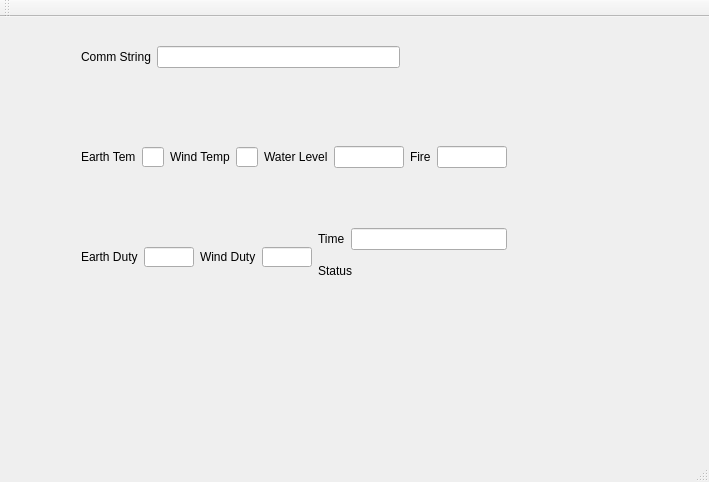
<?xml version="1.0" encoding="UTF-8"?>
<ui version="4.0">
 <class>MainWindow</class>
 <widget class="QMainWindow" name="MainWindow">
  <property name="geometry">
   <rect>
    <x>0</x>
    <y>0</y>
    <width>709</width>
    <height>482</height>
   </rect>
  </property>
  <property name="windowTitle">
   <string>MainWindow</string>
  </property>
  <widget class="QWidget" name="centralWidget">
   <widget class="QWidget" name="horizontalLayoutWidget">
    <property name="geometry">
     <rect>
      <x>70</x>
      <y>100</y>
      <width>448</width>
      <height>80</height>
     </rect>
    </property>
    <layout class="QHBoxLayout" name="horizontalLayout">
     <item>
      <widget class="QLabel" name="label">
       <property name="text">
        <string>Earth Tem</string>
       </property>
      </widget>
     </item>
     <item>
      <widget class="QLineEdit" name="EarthTemplineEdit">
       <property name="maximumSize">
        <size>
         <width>50</width>
         <height>20</height>
        </size>
       </property>
      </widget>
     </item>
     <item>
      <widget class="QLabel" name="label_2">
       <property name="text">
        <string>Wind Temp</string>
       </property>
      </widget>
     </item>
     <item>
      <widget class="QLineEdit" name="WindTemplineEdit">
       <property name="maximumSize">
        <size>
         <width>50</width>
         <height>20</height>
        </size>
       </property>
      </widget>
     </item>
     <item>
      <widget class="QLabel" name="label_4">
       <property name="text">
        <string>Water Level</string>
       </property>
      </widget>
     </item>
     <item>
      <widget class="QLineEdit" name="WaterlineEdit"/>
     </item>
     <item>
      <widget class="QLabel" name="label_5">
       <property name="text">
        <string>Fire</string>
       </property>
      </widget>
     </item>
     <item>
      <widget class="QLineEdit" name="FirelineEdit"/>
     </item>
    </layout>
   </widget>
   <widget class="QWidget" name="horizontalLayoutWidget_2">
    <property name="geometry">
     <rect>
      <x>70</x>
      <y>0</y>
      <width>341</width>
      <height>80</height>
     </rect>
    </property>
    <layout class="QHBoxLayout" name="horizontalLayout_2">
     <item>
      <widget class="QLabel" name="label_3">
       <property name="text">
        <string>Comm String</string>
       </property>
      </widget>
     </item>
     <item>
      <widget class="QLineEdit" name="rawdataEdit"/>
     </item>
    </layout>
   </widget>
   <widget class="QWidget" name="horizontalLayoutWidget_3">
    <property name="geometry">
     <rect>
      <x>70</x>
      <y>200</y>
      <width>448</width>
      <height>80</height>
     </rect>
    </property>
    <layout class="QHBoxLayout" name="horizontalLayout_3">
     <item>
      <widget class="QLabel" name="label_6">
       <property name="text">
        <string>Earth Duty</string>
       </property>
      </widget>
     </item>
     <item>
      <widget class="QLineEdit" name="EarthDutylineEdit">
       <property name="enabled">
        <bool>true</bool>
       </property>
       <property name="sizePolicy">
        <sizepolicy hsizetype="Fixed" vsizetype="Fixed">
         <horstretch>50</horstretch>
         <verstretch>20</verstretch>
        </sizepolicy>
       </property>
       <property name="maximumSize">
        <size>
         <width>50</width>
         <height>20</height>
        </size>
       </property>
       <property name="maxLength">
        <number>3</number>
       </property>
       <property name="readOnly">
        <bool>true</bool>
       </property>
      </widget>
     </item>
     <item>
      <widget class="QLabel" name="label_7">
       <property name="text">
        <string>Wind Duty</string>
       </property>
      </widget>
     </item>
     <item>
      <widget class="QLineEdit" name="WindDutylineEdit">
       <property name="maximumSize">
        <size>
         <width>50</width>
         <height>20</height>
        </size>
       </property>
      </widget>
     </item>
     <item>
      <layout class="QVBoxLayout" name="verticalLayout">
       <item>
        <layout class="QHBoxLayout" name="horizontalLayout_5">
         <item>
          <widget class="QLabel" name="label_8">
           <property name="text">
            <string>Time</string>
           </property>
          </widget>
         </item>
         <item>
          <widget class="QLineEdit" name="UnixTimelineEdit"/>
         </item>
        </layout>
       </item>
       <item>
        <widget class="QLabel" name="statusLabel">
         <property name="text">
          <string>Status</string>
         </property>
        </widget>
       </item>
      </layout>
     </item>
    </layout>
   </widget>
  </widget>
  <widget class="QMenuBar" name="menuBar">
   <property name="geometry">
    <rect>
     <x>0</x>
     <y>0</y>
     <width>709</width>
     <height>21</height>
    </rect>
   </property>
  </widget>
  <widget class="QToolBar" name="mainToolBar">
   <attribute name="toolBarArea">
    <enum>TopToolBarArea</enum>
   </attribute>
   <attribute name="toolBarBreak">
    <bool>false</bool>
   </attribute>
  </widget>
  <widget class="QStatusBar" name="statusBar"/>
 </widget>
 <layoutdefault spacing="6" margin="11"/>
 <resources/>
 <connections/>
</ui>
